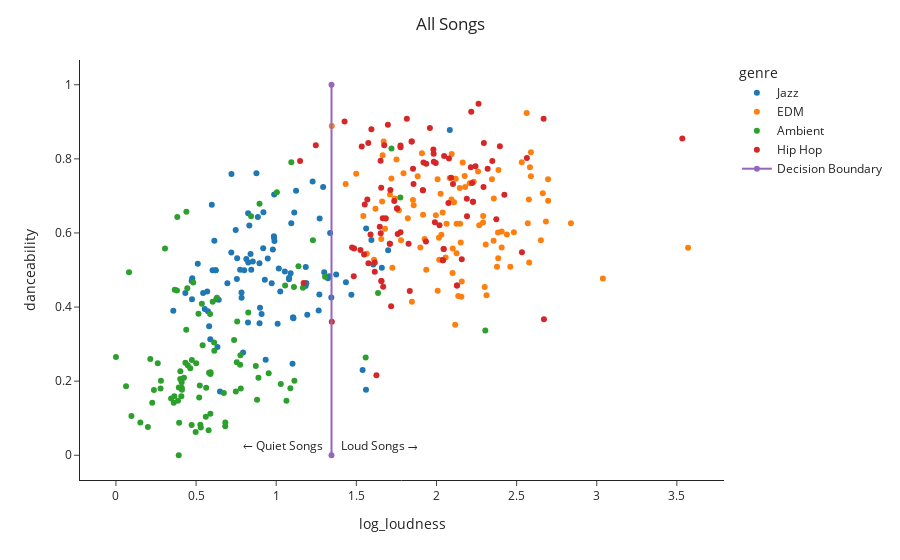

Source (notebook cell):
### Code cell
track_fig = px.scatter(X_train, x='log_loudness', y='danceability', color='genre',
                       hover_data=['name','artist'], template='simple_white')
track_fig.update_layout(title_text='All Songs', title_x=0.5)
loudness_cutoff = 1.345
dance_cutoff = 0.312
energy_cutoff = 0.777
x0 = [loudness_cutoff, loudness_cutoff]
y0 = [0.0, 1.0]
track_fig.add_trace(go.Scatter(name='Decision Boundary',x=x0, y=y0))
track_fig.add_annotation(x=loudness_cutoff - 0.3, y=0,
            text="← Quiet Songs",
            showarrow=False,
            yshift=10)
track_fig.add_annotation(x=loudness_cutoff + 0.3, y=0,
            text="Loud Songs →",
            showarrow=False,
            yshift=10)
track_fig.show()
